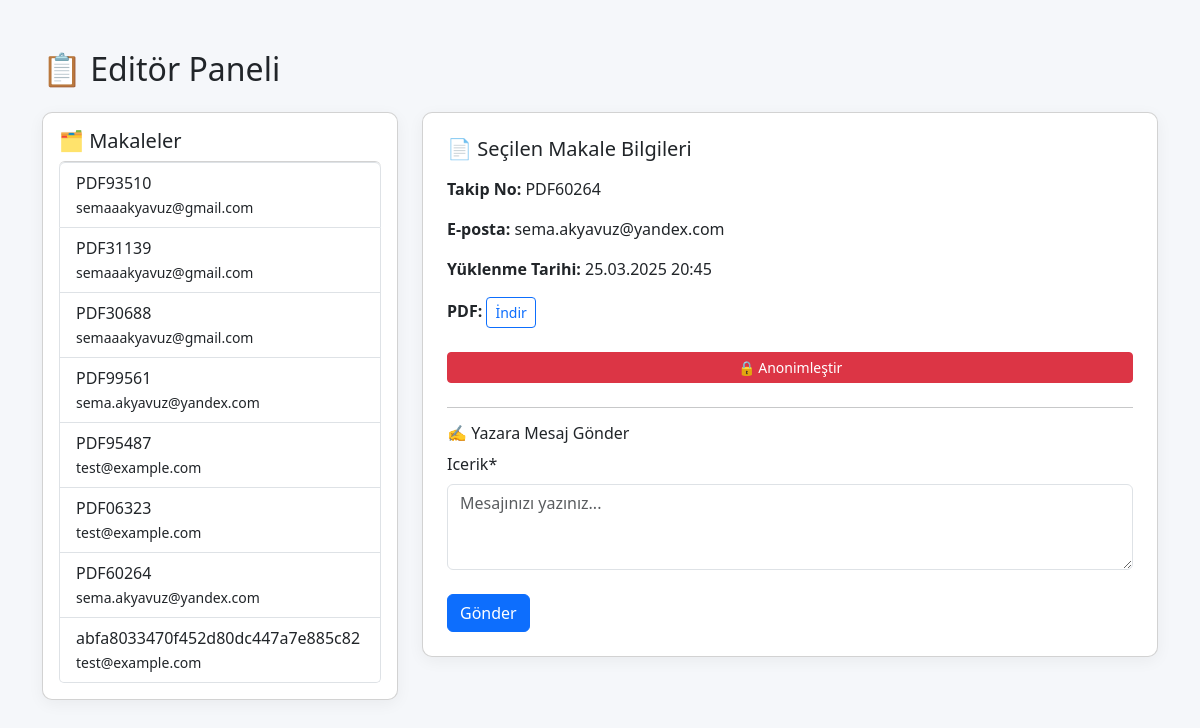
Page /editor/?makale_id=2 on the committed database.
### makale/models.py (models this page shows, shortened)
class Makale(models.Model):
    takip_numarasi = models.CharField(max_length=10, unique=True, editable=False, default=benzersiz_takip_no_uret)
    email = models.EmailField()
    ad_soyad = models.CharField(max_length=100, blank=True, null=True)
    kurum = models.CharField(max_length=150, blank=True, null=True)
    pdf = models.FileField(upload_to='makaleler/')
    anonim_pdf = models.FileField(upload_to='anonim/', blank=True, null=True)
    degerlendirme_pdf = models.FileField(upload_to='degerlendirmeler/', blank=True, null=True)
    yukleme_tarihi = models.DateTimeField(auto_now_add=True)
    guncellendi = models.BooleanField(default=False)

### makale/views.py (the view)
# urls.py: path('editor/', views.editore_panel, name='editore_panel'),
def editore_panel(request):
    makaleler = Makale.objects.all().order_by('-yukleme_tarihi')
    secili_makale = None
    form = None
    mesajlar = None
    gonderildi = False
    hakem_form = None
    hakem_degerlendirmeleri = []
    if request.method == 'POST':
        makale_id = request.POST.get('makale_id')
        secili_makale = Makale.objects.get(id=makale_id)
        if 'append_evaluation' in request.POST:
            degerlendirme = HakemDegerlendirme.objects.get(id=request.POST.get('degerlendirme_id'))
            output_filename = f"{secili_makale.takip_numarasi}_degerlendirilmis.pdf"
            output_path = os.path.join(settings.MEDIA_ROOT, "degerlendirmeler", output_filename)
            os.makedirs(os.path.dirname(output_path), exist_ok=True)
            evaluation_text = f"Hakem Değerlendirmesi: {degerlendirme.yorum}"
            append_text_to_pdf(secili_makale.pdf.path, output_path, evaluation_text)
            secili_makale.degerlendirme_pdf = os.path.join("degerlendirmeler", output_filename)
            secili_makale.save()
            messages.success(request, "Değerlendirme başarıyla PDF'e eklendi.")
        elif 'hakeme_yolla' in request.POST:
            existing_assignment = HakemeYollamaKaydi.objects.filter(makale=secili_makale).first()
            if existing_assignment:
                messages.error(request, f"❌ Bu makale zaten {existing_assignment.hakem.isim} isimli hakeme atanmış.")
                hakem_form = None
            else:
                hakem_form = HakemeYollaForm(request.POST)
                if hakem_form.is_valid():
                    try:
                        kayit = hakem_form.save(commit=False)
                        kayit.makale = secili_makale
                        kayit.save()
                        messages.success(request, f"✅ Makale başarıyla {kayit.hakem.isim} isimli hakeme yönlendirildi.")
                        hakem_form = None
                    except Exception as e:
                        messages.error(request, "❌ Bu makale zaten bir hakeme atanmış.")
        else:
            form = MesajForm(request.POST)
            mesajlar = Mesaj.objects.filter(makale=secili_makale).order_by('-tarih')
            if form.is_valid():
                mesaj = form.save(commit=False)
                mesaj.makale = secili_makale
                mesaj.save()
                gonderildi = True
                form = MesajForm()
    elif request.GET.get('makale_id'):
        makale_id = request.GET.get('makale_id')
        secili_makale = Makale.objects.get(id=makale_id)
        form = MesajForm()
        mesajlar = Mesaj.objects.filter(makale=secili_makale).order_by('-tarih')
        hakem_degerlendirmeleri = HakemDegerlendirme.objects.filter(makale=secili_makale)
        if not HakemeYollamaKaydi.objects.filter(makale=secili_makale).exists():
            hakem_form = HakemeYollaForm()
        else:
            existing_assignment = HakemeYollamaKaydi.objects.get(makale=secili_makale)
            messages.info(request, f"ℹ️ Bu makale {existing_assignment.hakem.isim} isimli hakeme atanmış.")
    return render(request, 'makale/editore_panel.html', {
        'makaleler': makaleler,
        'form': form,
        'secili_makale': secili_makale,
        'mesajlar': mesajlar,
        'gonderildi': gonderildi,
        'hakem_form': hakem_form,
        'hakem_degerlendirmeleri': hakem_degerlendirmeleri
    })

### makale/forms.py
class MesajForm(forms.ModelForm):
    class Meta:
        model = Mesaj
        fields = ['icerik']
        widgets = {
            'icerik': forms.Textarea(attrs={'rows': 3, 'placeholder': 'Mesajınızı yazınız...'})
        }

class HakemeYollaForm(forms.ModelForm):
    class Meta:
        model = HakemeYollamaKaydi
        fields = ['hakem']
        labels = {
            'hakem': 'Hakem Seçin'
        }

### makale/templates/makale/editore_panel.html (shortened to what this page needs)
{% load crispy_forms_tags %}
<!DOCTYPE html>
<html lang="tr">
<head>
    <link href="https://cdn.jsdelivr.net/npm/bootstrap@5.3.0/dist/css/bootstrap.min.css" rel="stylesheet">
</head>
<body>
<div class="container">
    <h2 class="mb-4">📋 Editör Paneli</h2>
    <div class="row">
        <div class="col-md-4">
            <div class="card p-3">
                <h5>🗂 Makaleler</h5>
                <div class="list-group">
                    {% for makale in makaleler %}
                        <a href="?makale_id={{ makale.id }}" class="list-group-item list-group-item-action">
                            {{ makale.takip_numarasi }}<br>
                            <small>{{ makale.email }}</small>
                        </a>
                    {% empty %}
                        <p class="text-muted">Henüz yüklenen makale yok.</p>
                    {% endfor %}
                </div>
            </div>
        </div>
        <div class="col-md-8">
            {% if secili_makale %}
            <div class="card p-4">
                <h5 class="mb-3">📄 Seçilen Makale Bilgileri</h5>
                <p><strong>Takip No:</strong> {{ secili_makale.takip_numarasi }}</p>
                <p><strong>E-posta:</strong> {{ secili_makale.email }}</p>
                <p><strong>Yüklenme Tarihi:</strong> {{ secili_makale.yukleme_tarihi|date:"d.m.Y H:i" }}</p>
                <p><strong>PDF:</strong> <a href="{{ secili_makale.pdf.url }}" target="_blank" class="btn btn-outline-primary btn-sm">İndir</a></p>
                <a href="{% url 'anonimlestir' secili_makale.id %}" class="btn btn-danger btn-sm my-2">🔒 Anonimleştir</a>
                <hr>
                <h6>✍️ Yazara Mesaj Gönder</h6>
                <form method="POST">
                    {{ form|crispy }}
                    <button class="btn btn-primary mt-2">Gönder</button>
                </form>
            </div>
            {% else %}
            <div class="card p-4">
                <p class="text-muted">Soldan bir makale seçerek detaylara ulaşabilir ve işlem yapabilirsiniz.</p>
            </div>
            {% endif %}
        </div>
    </div>
</div>
</body>
</html>

### makale/templates/makale/editore_panel.html (style rules this page uses)
body { background-color: #f5f7fa; }
.container { margin-top: 50px; }
.card { box-shadow: 0px 4px 16px rgba(0,0,0,0.05); border-radius: 10px; }

### rows in the picture
Makale: takip_numarasi "PDF93510", email "semaaakyavuz@gmail.com"
Makale: takip_numarasi "PDF31139", email "semaaakyavuz@gmail.com"
Makale: takip_numarasi "PDF30688", email "semaaakyavuz@gmail.com"
Makale: takip_numarasi "PDF99561", email "sema.akyavuz@yandex.com"
Makale: takip_numarasi "PDF95487", email "test@example.com"
Makale: takip_numarasi "PDF06323", email "test@example.com"
Makale: takip_numarasi "PDF60264", email "sema.akyavuz@yandex.com", yukleme_tarihi "25.03.2025 20:45"
Makale: takip_numarasi "abfa8033470f452d80dc447a7e885c82", email "test@example.com"
